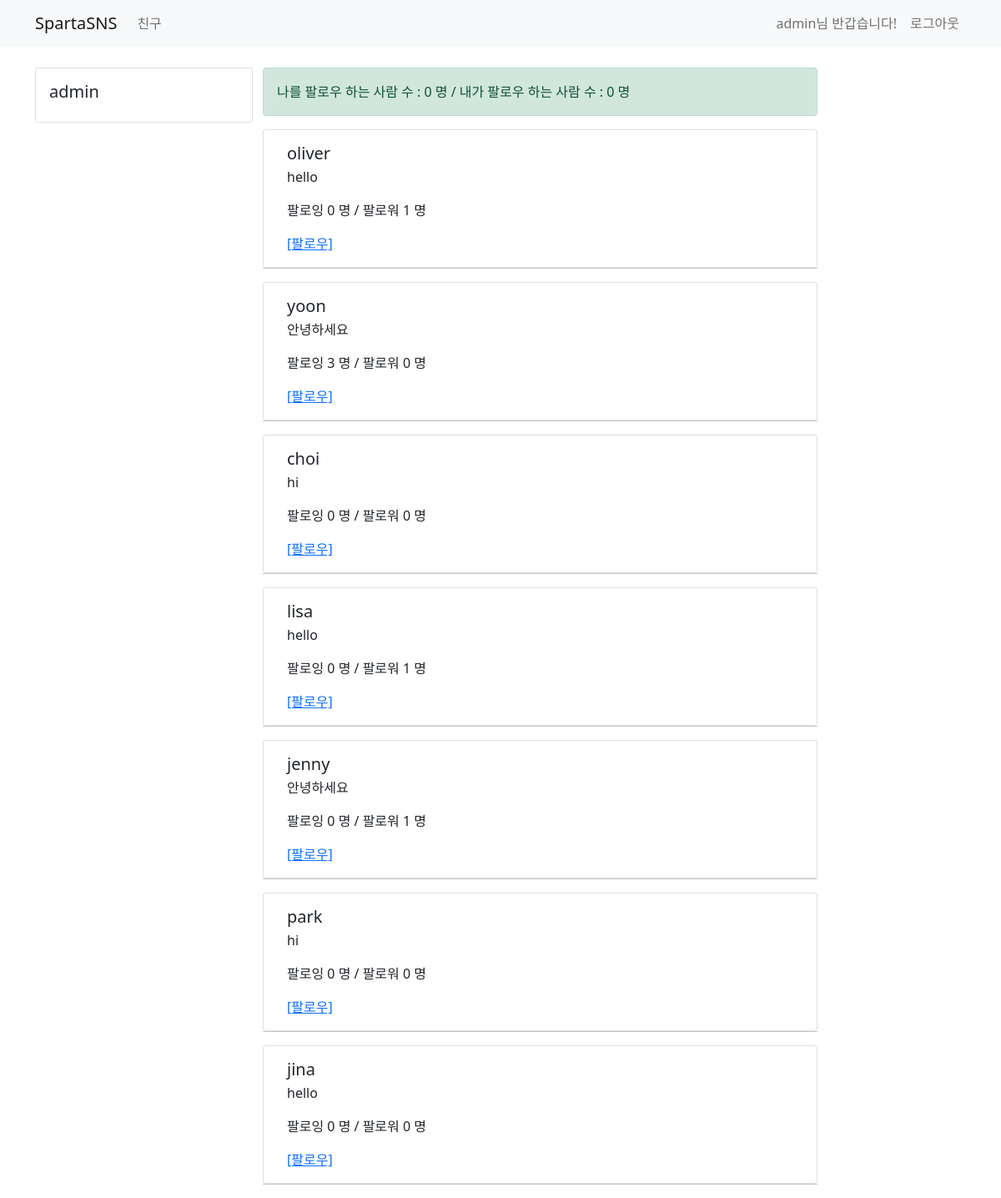
The app's page /user/ (signed in) with its own data.
### user/models.py (models this page shows)
class UserModel(AbstractUser):
    class Meta:
        db_table = "my_user"
    bio = models.CharField(max_length=256, default='')
    follow = models.ManyToManyField(settings.AUTH_USER_MODEL,related_name='followee') # 사용자가 사용자를 팔로우

### user/views.py (the view)
# urls.py: path('user/', views.user_view, name = 'user-list'),
@login_required
def user_view(request):
    if request.method == 'GET':
        user_list = UserModel.objects.all().exclude(username=request.user.username)
        return render(request, 'user/user_list.html', {'user_list': user_list})

### templates/user/user_list.html (shortened to what this page needs)
{% extends 'base.html' %}
{% block content %}
    <div class="container timeline-container">
        <div class="row">
            <div class="col-md-3">
                <div class="card">
                    <div class="card-body">
                        <h5 class="card-title">{{ user.username }}</h5>
                    </div>
                </div>
            </div>
            <div class="col-md-7">
                <div class="row">
                    <div class="alert alert-success" role="alert">
                        나를 팔로우 하는 사람 수 : {{ user.followee.count }} 명 / 내가 팔로우 하는 사람 수 : {{ user.follow.count }} 명
                    </div>
                </div>
                <div class="row">
                    {% for ul in user_list %}
                        <div class="card">
                            <div class="card-body">
                                <h5 class="card-title">{{ ul.username }}</h5>
                                <p class="card-text">
                                    {{ ul.bio }}
                                </p>
                                <p class="card-text">
                                    팔로잉 {{ ul.follow.count }} 명 / 팔로워 {{ ul.followee.count }} 명
                                </p>
                                {% if ul in user.follow.all %}
                                    <a href="/user/follow/{{ ul.id }}" class="card-link">[팔로우 취소]</a>
                                {% else %}
                                    <a href="/user/follow/{{ ul.id }}" class="card-link">[팔로우]</a>
                                {% endif %}
                            </div>
                        </div>
                        <hr>
                    {% endfor %}
                </div>
            </div>
            <div class="col-md-2"></div>
        </div>
    </div>
{% endblock %}

### templates/base.html (shortened to what this page needs)
<!DOCTYPE html>
<html lang="en">
<head>
    <link href="https://cdn.jsdelivr.net/npm/bootstrap@5.0.0-beta3/dist/css/bootstrap.min.css" rel="stylesheet"
>
</head>
<body>
<nav class="navbar navbar-expand-lg navbar-light bg-light">
    <div class="container">
        <a class="navbar-brand" href="/">SpartaSNS</a>
        {% if user.is_authenticated %}
            <div class="collapse navbar-collapse" id="navbarSupportedContent">
                <ul class="navbar-nav mr-auto">
                    <li class="nav-item active">
                        <a class="nav-link" href="/user"> 친구 </a>
                    </li>
                </ul>
            </div>
        {% endif %}
        <form class="form-inline my-2 my-lg-0">
            {% if not user.is_authenticated %}
            <ul class="navbar-nav mr-auto">
                <li class="nav-item active">
                    <a class="nav-link" href="/sign-in"> Sign In <span class="sr-only"></span></a>
                </li>
                <li class="nav-item active">
                    <a class="nav-link" href="/sign-up"> Sign Up <span class="sr-only"></span></a>
                </li>
            </ul>
            {% else %}
            <ul class="navbar-nav mr-auto">
                <li class="nav-item disabled">
                    <span class="nav-link">
                        {{ user.username }}님 반갑습니다!
                    </span>
                </li>
                <li class="nav-item active">
                    <a class="nav-link" href="/logout"> 로그아웃 </a>
                </li>
            </ul>
            {% endif %}
        </form>
    </div>
</nav>
{% block content %}
{% endblock %}
</body>
</html>

### templates/base.html (style rules this page uses)
.timeline-container { margin-top : 25px }

### records on screen
UserModel: username "admin", followee.count "0", follow.count "0"
UserModel: username "oliver", bio "hello", follow.count "0", followee.count "1"
UserModel: username "yoon", bio "안녕하세요", follow.count "3", followee.count "0"
UserModel: username "choi", bio "hi", follow.count "0", followee.count "0"
UserModel: username "lisa", bio "hello", follow.count "0", followee.count "1"
UserModel: username "jenny", bio "안녕하세요", follow.count "0", followee.count "1"
UserModel: username "park", bio "hi", follow.count "0", followee.count "0"
UserModel: username "jina", bio "hello", follow.count "0", followee.count "0"
